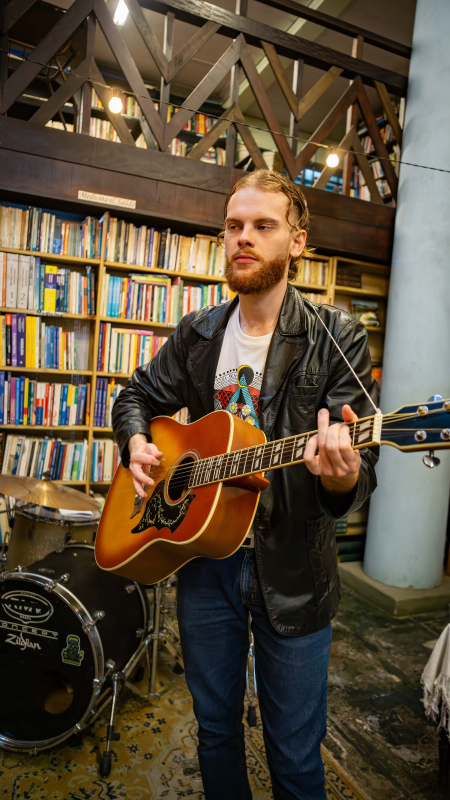
#> input picture arquivosbandas/delirioparabolico/integrante-03-violao.jpg, 900 x 1600 px, found by its file name (shown at 1/2 size)
$ python preparar-foto-cartaz.py
#> lines starting #> are read from the running program, lines starting #| are printed output that depends on the picture
# ============================================================================
#  Prepara a foto para o cartaz: recorte + duotone de risografia.
#
#  Duotone é o tratamento que impressão barata dos anos 60/70 dava a foto:
#  duas tintas só, contraste alto, sem meio-termo. É o oposto do brilho
#  digital — e é exatamente o que tira a cara de imagem gerada.
# ============================================================================

from PIL import Image, ImageOps, ImageEnhance
import sys, os

ORIGEM = 'arquivosbandas/delirioparabolico/integrante-03-violao.jpg'
SAIDA = 'public/imagens/cartazes/johann-duotone.png'

# as duas "tintas"
SOMBRA = (26, 16, 53)      # roxo quase preto
LUZ = (242, 232, 213)      # creme do papel

os.makedirs(os.path.dirname(SAIDA), exist_ok=True)

im = Image.open(ORIGEM).convert('RGB')
#> im is the input picture: PIL image 900x1600 RGB; mean R, G, B 91.7, 77.5, 58.2
L, A = im.size
#> L = 900; A = 1600
print(f'original: {L}x{A}')
#| original: 900x1600

# recorte: cabeça + violão, sem o teto e sem o chão
esq, topo = int(L * 0.14), int(A * 0.19)
#> esq = 126; topo = 304
dir_, base = int(L * 0.99), int(A * 0.73)
#> dir_ = 891; base = 1168
im = im.crop((esq, topo, dir_, base))
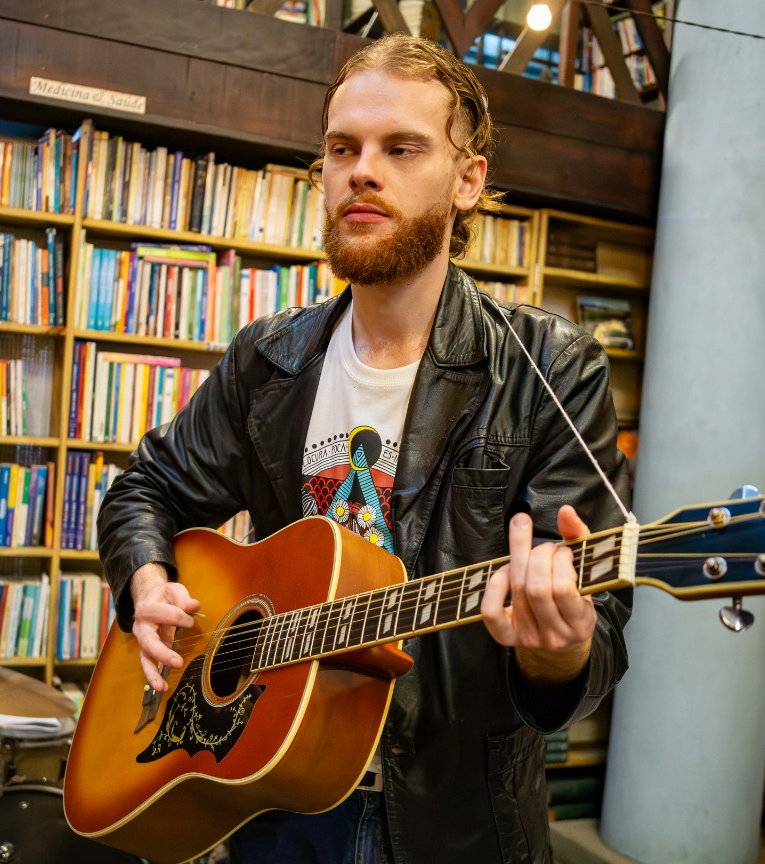
#> im: PIL image 765x864 RGB; mean R, G, B 115.2, 94.6, 71.6
print(f'recortado: {im.size[0]}x{im.size[1]}')
#| recortado: 765x864

# preto e branco com contraste puxado
cinza = ImageOps.grayscale(im)
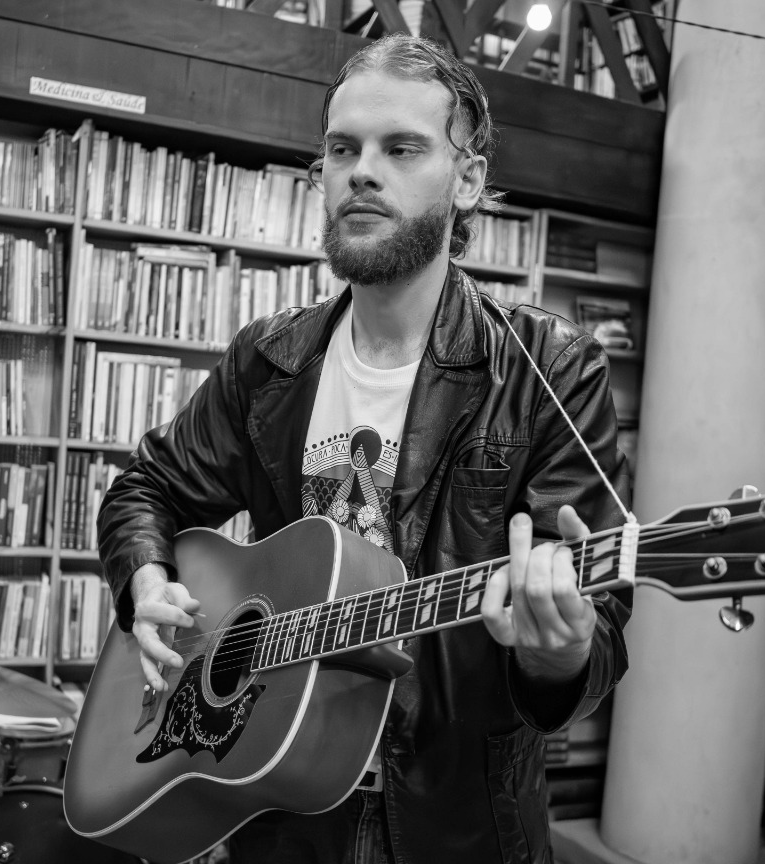
#> cinza: PIL image 765x864 L; min 0, max 255, mean 98.1
cinza = ImageEnhance.Contrast(cinza).enhance(1.55)
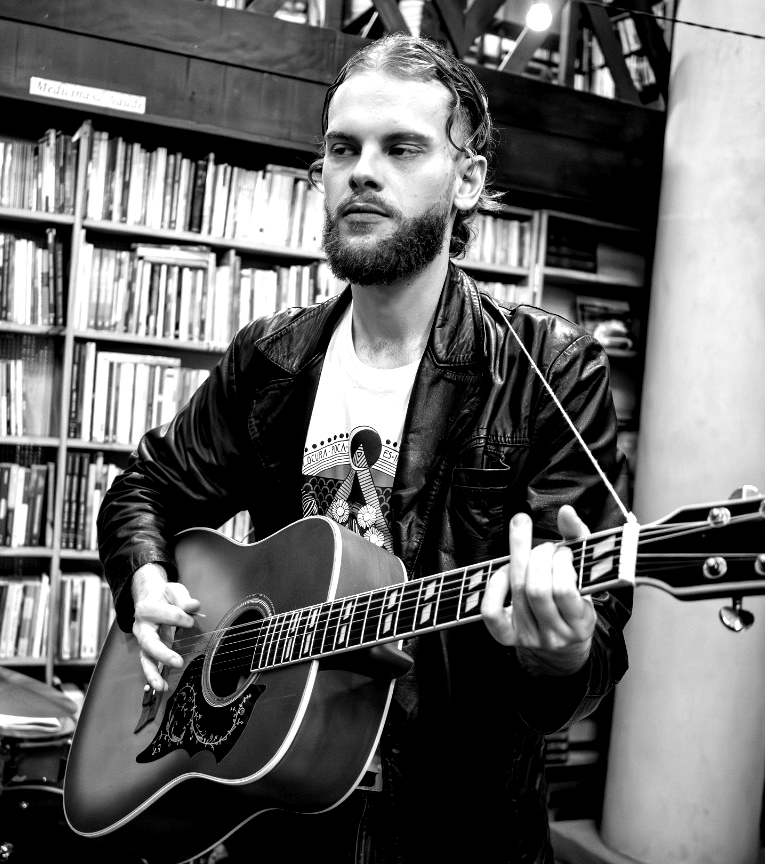
#> cinza: PIL image 765x864 L; min 0, max 255, mean 102.2
cinza = ImageOps.autocontrast(cinza, cutoff=3)

# mapeia a escala de cinza para as duas tintas
duo = ImageOps.colorize(cinza, black=SOMBRA, white=LUZ)
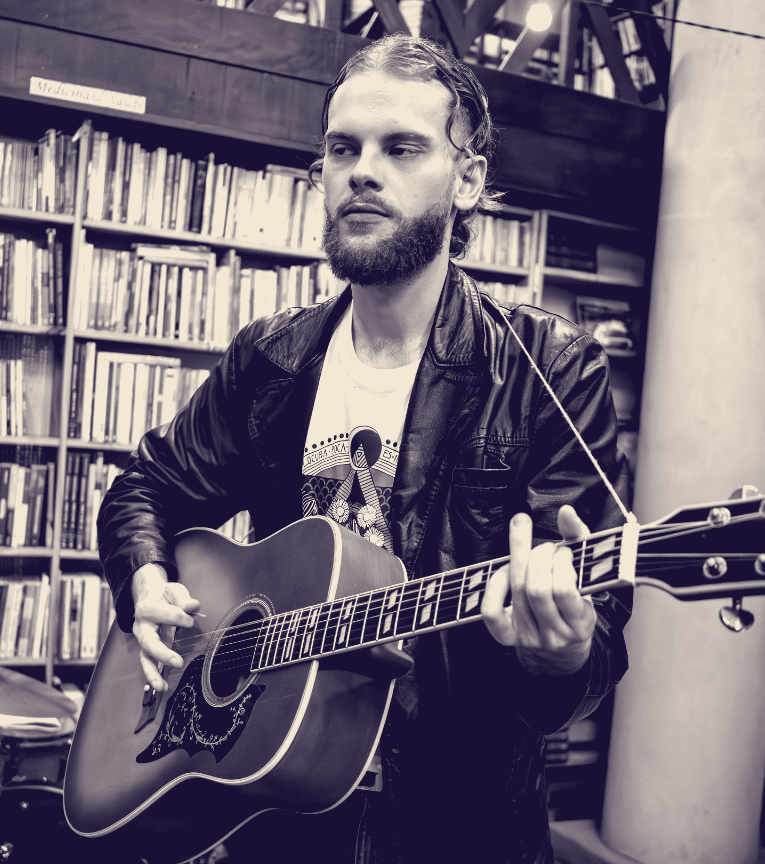
#> duo: PIL image 765x864 RGB; mean R, G, B 112.2, 102.2, 116.8

duo.save(SAIDA, optimize=True)
print(f'salvo: {SAIDA}  {os.path.getsize(SAIDA)//1024} KB')

$ run again, with arquivosbandas/delirioparabolico/banda-01-completa.jpg copied over arquivosbandas/delirioparabolico/integrante-03-violao.jpg
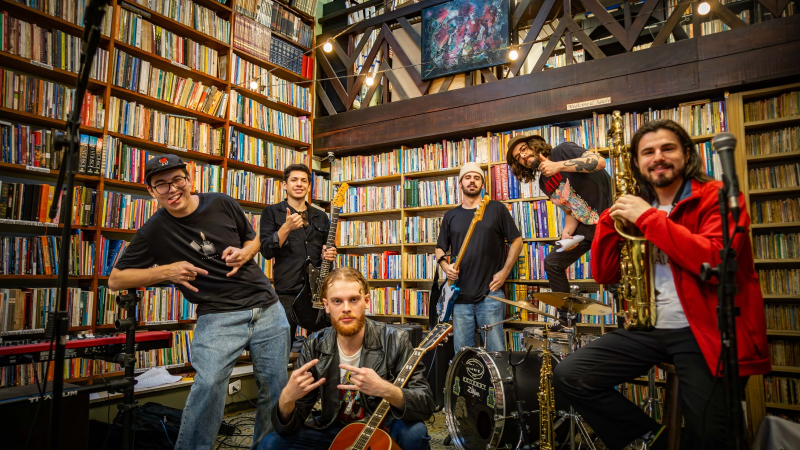
#> input picture arquivosbandas/delirioparabolico/banda-01-completa.jpg, 1600 x 900 px, found by its file name (shown at 1/2 size)
#> im is the input picture: PIL image 1600x900 RGB; mean R, G, B 90.3, 68.8, 51.2
#| original: 1600x900
#> im: PIL image 1360x486 RGB
#| recortado: 1360x486
#> `cinza = ImageEnhance.Contrast(cinza).enhance(1.55)`:
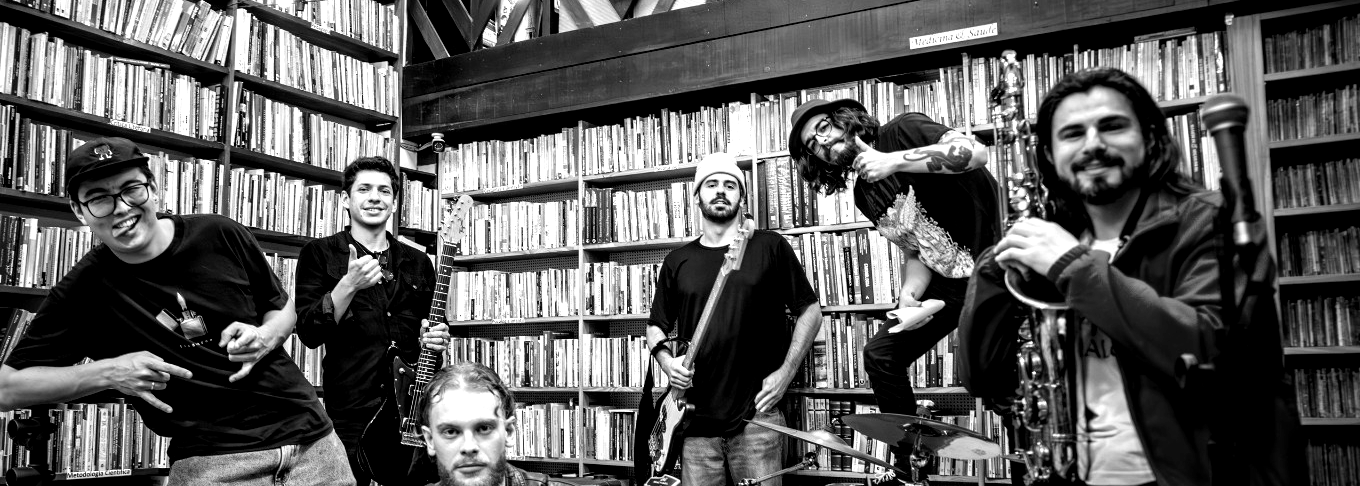
#> cinza: PIL image 1360x486 L; min 0, max 255, mean 91.8
#> `duo = ImageOps.colorize(cinza, black=SOMBRA, white=LUZ)`:
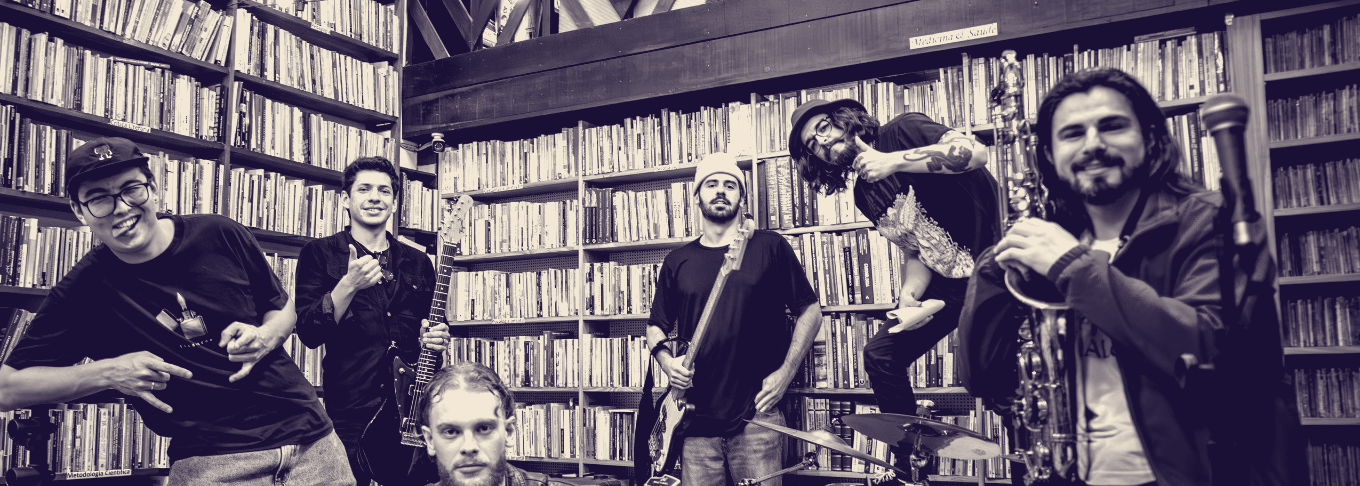
#> duo: PIL image 1360x486 RGB; mean R, G, B 103.4, 93.4, 110.3

$ run again, with arquivosbandas/delirioparabolico/banda-02-tocando.jpg copied over arquivosbandas/delirioparabolico/integrante-03-violao.jpg
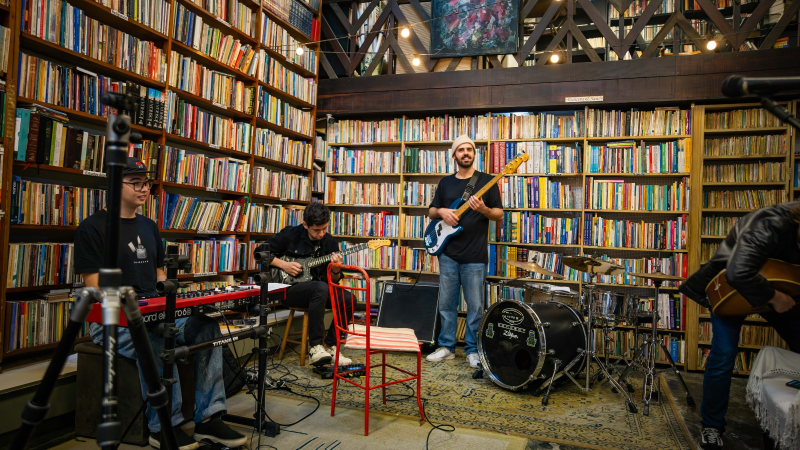
#> input picture arquivosbandas/delirioparabolico/banda-02-tocando.jpg, 1600 x 900 px, found by its file name (shown at 1/2 size)
#> im is the input picture: PIL image 1600x900 RGB; mean R, G, B 83.9, 70.7, 53.9
#| original: 1600x900
#> im: PIL image 1360x486 RGB
#| recortado: 1360x486
#> `cinza = ImageEnhance.Contrast(cinza).enhance(1.55)`:
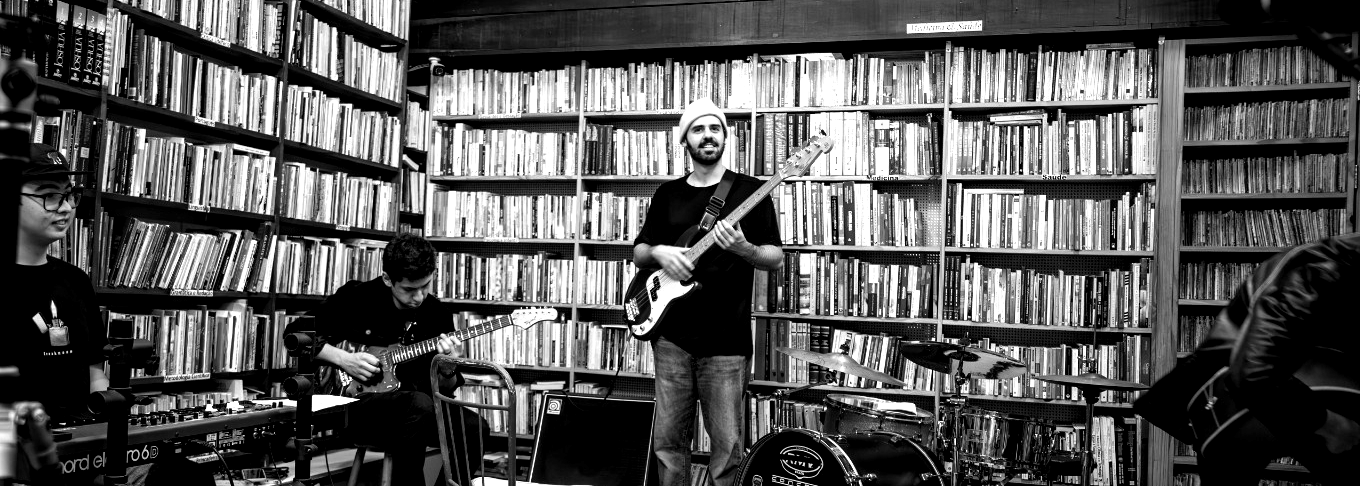
#> cinza: PIL image 1360x486 L; min 0, max 255, mean 86.7
#> `duo = ImageOps.colorize(cinza, black=SOMBRA, white=LUZ)`:
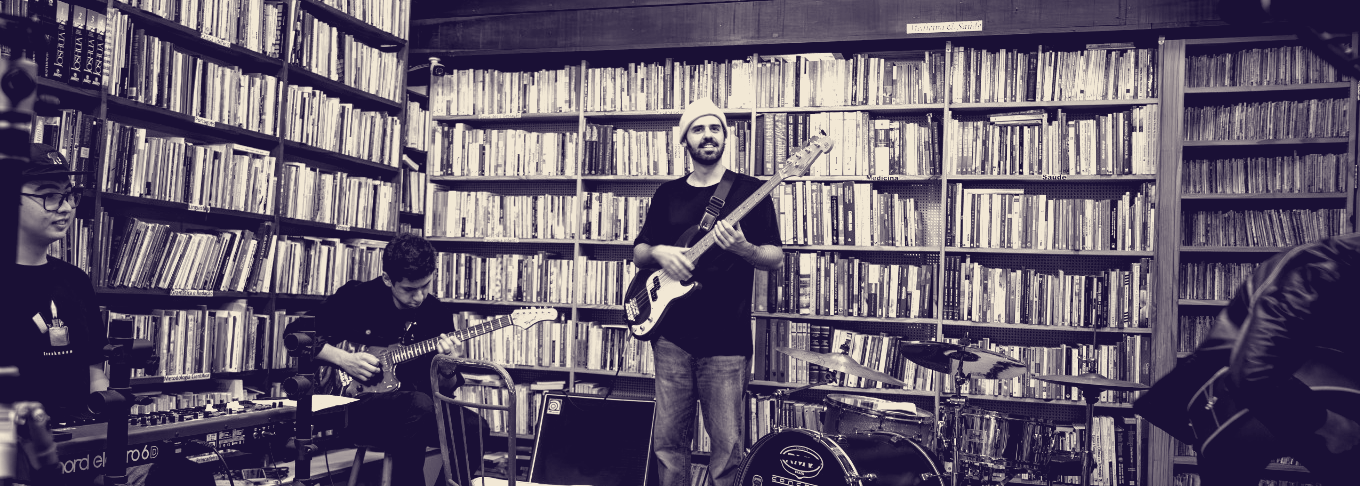
#> duo: PIL image 1360x486 RGB; mean R, G, B 99.1, 89.1, 107.1

$ run again, with arquivosbandas/delirioparabolico/banda-03-plano-de-cima.jpg copied over arquivosbandas/delirioparabolico/integrante-03-violao.jpg
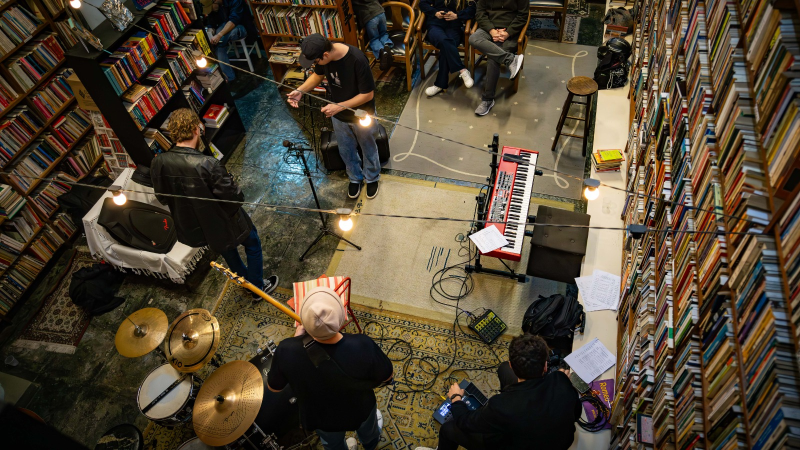
#> input picture arquivosbandas/delirioparabolico/banda-03-plano-de-cima.jpg, 1600 x 900 px, found by its file name (shown at 1/2 size)
#> im is the input picture: PIL image 1600x900 RGB; mean R, G, B 80.2, 68.4, 51.1
#| original: 1600x900
#> im: PIL image 1360x486 RGB
#| recortado: 1360x486
#> `cinza = ImageEnhance.Contrast(cinza).enhance(1.55)`:
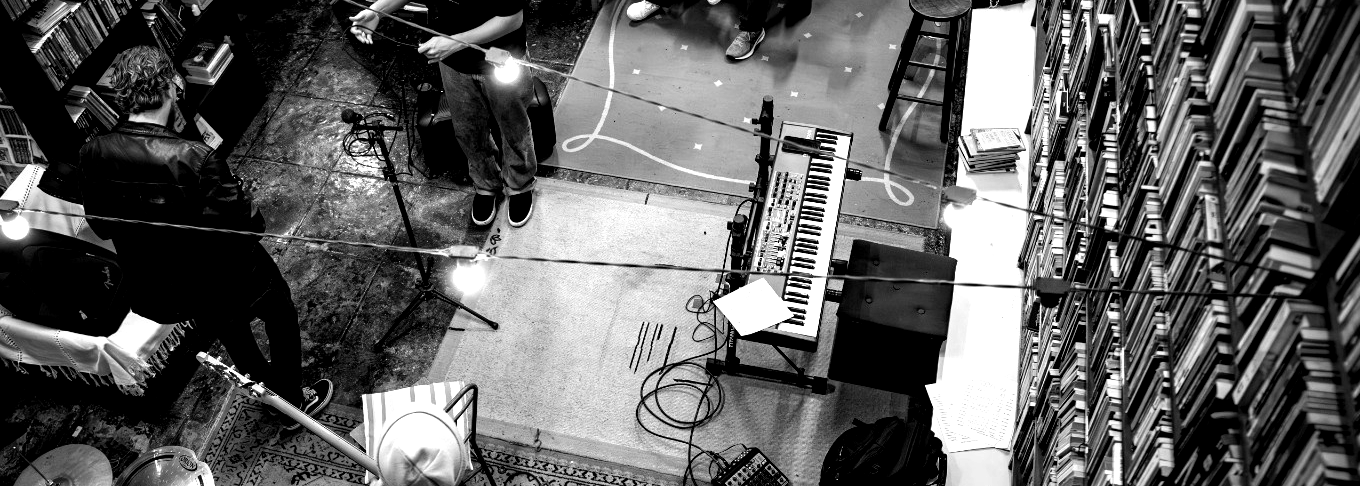
#> cinza: PIL image 1360x486 L; min 0, max 255, mean 96.4
#> `duo = ImageOps.colorize(cinza, black=SOMBRA, white=LUZ)`:
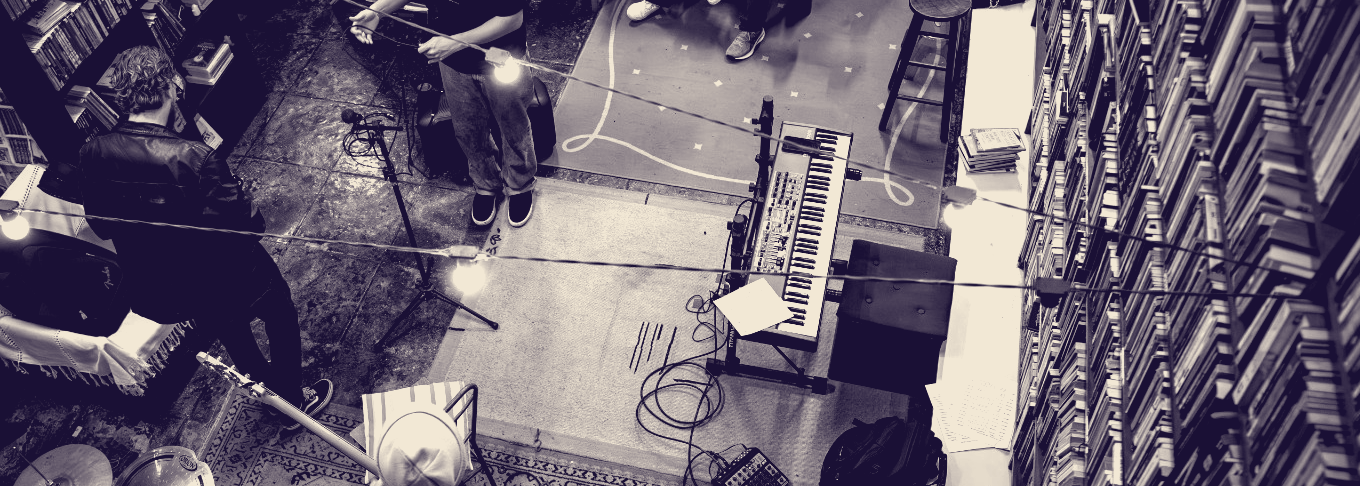
#> duo: PIL image 1360x486 RGB; mean R, G, B 107.3, 97.3, 113.1
